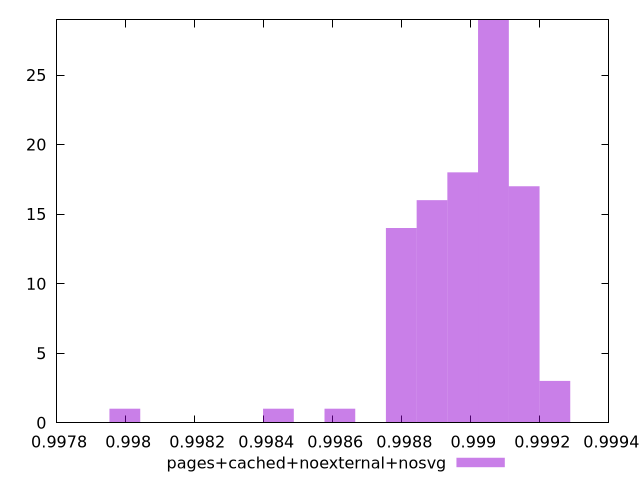

Reproduce this figure in gnuplot.
$_pagesCachedNoexternalNosvg <<EOF
0.9991545965284238 17
0.998976605151114 18
0.9990656008397688 29
0.998887609462459 16
0.9979976525759102 1
0.9987986137738042 14
0.9992435922170786 3
0.9986206223964944 1
0.9984426310191846 1
EOF
set key outside below
set terminal pngcairo
set output "report_00004_2020-11-02T20-21-41.718Z/mainthread-work-breakdown/pages+cached+noexternal+nosvg//hist.png"
set yrange [0:29]
set boxwidth 0.00008899568865488766
set style fill transparent solid 0.5 noborder
plot $_pagesCachedNoexternalNosvg title "pages+cached+noexternal+nosvg" with boxes ,
